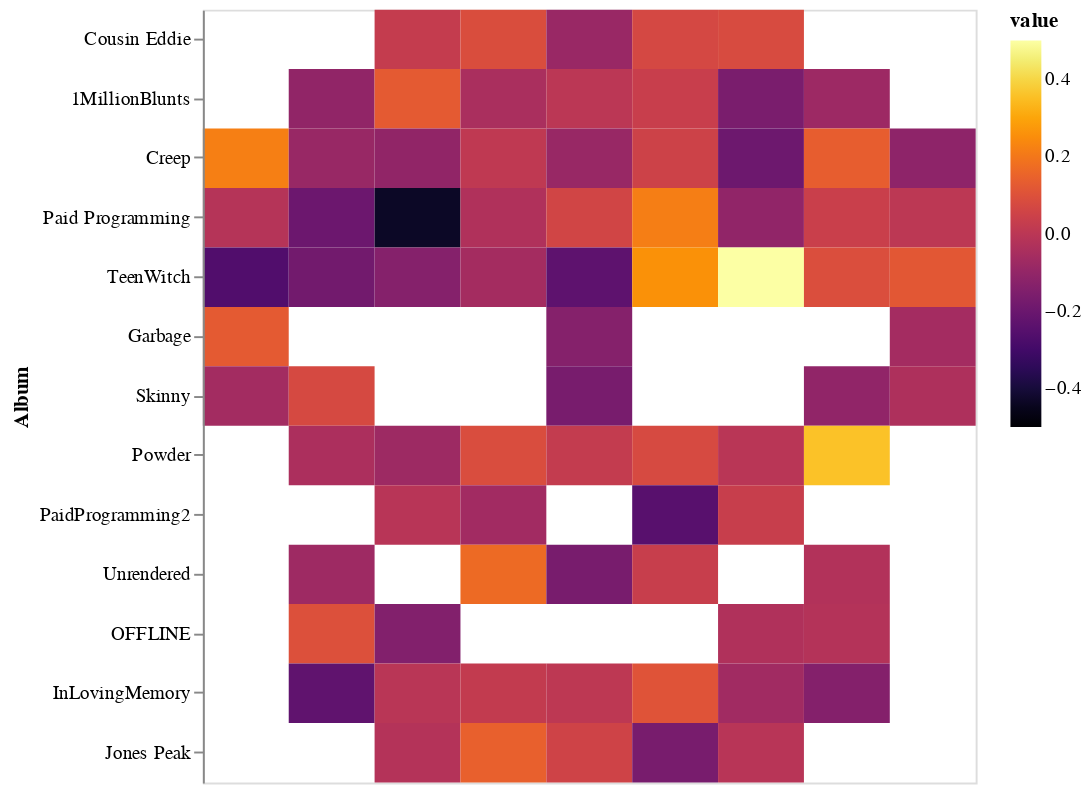

Notebook cell for this chart:
### Markdown cell above
## Heat map Below Sentiment Polarity Skull format
Tool tip is included but only works in html format so please use html link if you want to fully interact with the visualization

Output may look slightly different depending on your coding compiler

sentiment polarity goes -1,1(-1 most negative lyrics, 1 positive lyrics

The bottom of this ipynb file has more color schemes

### Code cell
data = pd.read_csv('Polarity Dataset - Sheet1.csv')
# read in new csv file 
# Heat map skull pattern creation 
heatmap = alt.Chart(data).mark_rect().encode(
    x=alt.X('number:O', title=None,axis=None),  # remove title and axis for cleaner look
    y=alt.Y('album :N', title='Album', sort=None), # set sorting to none, very necessary for skull pattern, for some reason without it, it sorts randomly
    color=alt.Color('value:Q', scale=alt.Scale(domain=[-.5, .5], scheme='inferno')),# set color and create a value scale for a better look
    tooltip=['value:Q', 'album :N','name:N'] # interactive component
).properties(
    width=400,
    height=400
)
heatmap

### Figure 1 — Vega-Lite specification as saved in the notebook (floating-point values rounded to 4 significant figures)
{"config": {"view": {"continuousWidth": 400, "continuousHeight": 300}}, "data": {"name": "data-918b4e89a0fbdafdcbdd4300380f4cc7"}, "mark": "rect", "encoding": {"color": {"field": "value", "scale": {"domain": [-0.5, 0.5], "scheme": "inferno"}, "type": "quantitative"}, "tooltip": [{"field": "value", "type": "quantitative"}, {"field": "album ", "type": "nominal"}, {"field": "name", "type": "nominal"}], "x": {"axis": null, "field": "number", "title": null, "type": "ordinal"}, "y": {"field": "album ", "sort": null, "title": "Album", "type": "nominal"}}, "height": 400, "width": 400, "$schema": "https://vega.github.io/schema/vega-lite/v4.17.0.json", "datasets": {"data-918b4e89a0fbdafdcbdd4300380f4cc7": [{"album ": "Cousin Eddie", "name": null, "value": null, "number": 0}, {"album ": "Cousin Eddie", "name": null, "value": null, "number": 1}, {"album ": "Cousin Eddie", "name": "\"Zig Zags And Louie Tags\"", "value": 0.02604, "number": 2}, {"album ": "Cousin Eddie", "name": "Weekend", "value": 0.08873, "number": 3}, {"album ": "Cousin Eddie", "name": "Mighty Joe Young", "value": -0.08626, "number": 4}, {"album ": "Cousin Eddie", "name": "Excuse Me", "value": 0.07147, "number": 5}, {"album ": "Cousin Eddie", "name": "Work", "value": 0.08167, "number": 6}, {"album ": "Cousin Eddie", "name": null, "value": null, "number": 7}, {"album ": "Cousin Eddie", "name": null, "value": null, "number": 8}, {"album ": "1MillionBlunts", "name": null, "value": null, "number": 0}, {"album ": "1MillionBlunts", "name": "MasterBedroom", "value": -0.104, "number": 1}, {"album ": "1MillionBlunts", "name": "MarbleFloors", "value": 0.1267, "number": 2}, {"album ": "1MillionBlunts", "name": "BluntsInTheGraveyard", "value": -0.04269, "number": 3}, {"album ": "1MillionBlunts", "name": "BabyBlueVeleour", "value": 0.0007937, "number": 4}, {"album ": "1MillionBlunts", "name": "SilkSheets", "value": 0.03492, "number": 5}, {"album ": "1MillionBlunts", "name": "TheLivingForest", "value": -0.1629, "number": 6}, {"album ": "1MillionBlunts", "name": "Phantom", "value": -0.07731, "number": 7}, {"album ": "1MillionBlunts", "name": null, "value": null, "number": 8}, {"album ": "Creep", "name": "Gold Chevrolet", "value": 0.2197, "number": 0}, {"album ": "Creep", "name": "White Noise", "value": -0.0881, "number": 1}, {"album ": "Creep", "name": "Windows 95", "value": -0.1039, "number": 2}, {"album ": "Creep", "name": "Dead Girl", "value": 0.01136, "number": 3}, {"album ": "Creep", "name": "Pixelated Tears", "value": -0.08811, "number": 4}, {"album ": "Creep", "name": "Penthouse", "value": 0.04938, "number": 5}, {"album ": "Creep", "name": "Dracula", "value": -0.1949, "number": 6}, {"album ": "Creep", "name": "Floppy Disc", "value": 0.137, "number": 7}, {"album ": "Creep", "name": "Marble  ", "value": -0.1133, "number": 8}, {"album ": "Paid Programming", "name": "Jonathan Taylor Thomas", "value": -0.01422, "number": 0}, {"album ": "Paid Programming", "name": "American Beauty", "value": -0.1979, "number": 1}, {"album ": "Paid Programming", "name": "Skin", "value": -0.4341, "number": 2}, {"album ": "Paid Programming", "name": "Blink 187", "value": -0.02859, "number": 3}, {"album ": "Paid Programming", "name": "Teen Girl Dies At Rave", "value": 0.06078, "number": 4}, {"album ": "Paid Programming", "name": "Teenage Boy", "value": 0.2167, "number": 5}, {"album ": "Paid Programming", "name": "281-330-8004", "value": -0.1042, "number": 6}, {"album ": "Paid Programming", "name": "Severe Weather Warning", "value": 0.03802, "number": 7}, {"album ": "Paid Programming", "name": "Grandfathers Ring  ", "value": 0.002899, "number": 8}, {"album ": "TeenWitch", "name": "FearTheNobodies", "value": -0.2648, "number": 0}, {"album ": "TeenWitch", "name": "RampartRange", "value": -0.1831, "number": 1}, {"album ": "TeenWitch", "name": "WitchBoy", "value": -0.135, "number": 2}, {"album ": "TeenWitch", "name": "TheCafeteria", "value": -0.05804, "number": 3}, {"album ": "TeenWitch", "name": "Reb&Vodka", "value": -0.2304, "number": 4}, {"album ": "TeenWitch", "name": "BombsInTheLunchroom ", "value": 0.2589, "number": 5}, {"album ": "TeenWitch", "name": "Cotton", "value": 0.5, "number": 6}, {"album ": "TeenWitch", "name": "ParkingLotWitness ", "value": 0.09085, "number": 7}, {"album ": "TeenWitch", "name": "Klebold ", "value": 0.1189, "number": 8}, {"album ": "Garbage", "name": "Lay Me In The River", "value": 0.1273, "number": 0}, {"album ": "Garbage", "name": null, "value": null, "number": 1}, {"album ": "Garbage", "name": null, "value": null, "number": 2}, {"album ": "Garbage", "name": null, "value": null, "number": 3}, {"album ": "Garbage", "name": "Corduroy", "value": -0.136, "number": 4}, {"album ": "Garbage", "name": null, "value": null, "number": 5}, {"album ": "Garbage", "name": null, "value": null, "number": 6}, {"album ": "Garbage", "name": null, "value": null, "number": 7}, {"album ": "Garbage", "name": "You Can Tell A Lot About A Man By The Neck Of His Shirt ", "value": -0.05927, "number": 8}, {"album ": "Skinny", "name": "HollisterJeans", "value": -0.06136, "number": 0}, {"album ": "Skinny", "name": "TheNoiseInsideMyHead", "value": 0.07639, "number": 1}, {"album ": "Skinny", "name": null, "value": null, "number": 2}, {"album ": "Skinny", "name": null, "value": null, "number": 3}, {"album ": "Skinny", "name": "WhereTheTreesMeetTheFreeway ", "value": -0.1663, "number": 4}, {"album ": "Skinny", "name": null, "value": null, "number": 5}, {"album ": "Skinny", "name": null, "value": null, "number": 6}, {"album ": "Skinny", "name": "DeadInDesignerClothes", "value": -0.1056, "number": 7}, {"album ": "Skinny", "name": "ShrimpPizza ", "value": -0.03297, "number": 8}, {"album ": "Powder", "name": null, "value": null, "number": 0}, {"album ": "Powder", "name": "The Healing Fields", "value": -0.03832, "number": 1}, {"album ": "Powder", "name": "Upon The Dying Grass", "value": -0.07523, "number": 2}, {"album ": "Powder", "name": "Hey Sorry, I Was In The Shower", "value": 0.08828, "number": 3}, {"album ": "Powder", "name": "Himalayan Salt", "value": 0.02224, "number": 4}, {"album ": "Powder", "name": "Just Another Day At The Office", "value": 0.07741, "number": 5}, {"album ": "Powder", "name": "Here Goes Nothing", "value": -0.005499, "number": 6}, {"album ": "Powder", "name": "Chlorella", "value": 0.3583, "number": 7}, {"album ": "Powder", "name": null, "value": null, "number": 8}, {"album ": "PaidProgramming2", "name": null, "value": null, "number": 0}, {"album ": "PaidProgramming2", "name": null, "value": null, "number": 1}, {"album ": "PaidProgramming2", "name": "Rocks", "value": -0.008399, "number": 2}, {"album ": "PaidProgramming2", "name": "Biodegradable", "value": -0.06406, "number": 3}, {"album ": "PaidProgramming2", "name": null, "value": null, "number": 4}, {"album ": "PaidProgramming2", "name": "Black Mold ", "value": -0.247, "number": 5}, {"album ": "PaidProgramming2", "name": "Maggots", "value": 0.03298, "number": 6}, {"album ": "PaidProgramming2", "name": null, "value": null, "number": 7}, {"album ": "PaidProgramming2", "name": null, "value": null, "number": 8}, {"album ": "Unrendered", "name": null, "value": null, "number": 0}, {"album ": "Unrendered", "name": "CtrlAltDelete", "value": -0.07365, "number": 1}, {"album ": "Unrendered", "name": null, "value": null, "number": 2}, {"album ": "Unrendered", "name": "SunnyDay", "value": 0.1691, "number": 3}, {"album ": "Unrendered", "name": "LifeRuiner", "value": -0.1676, "number": 4}, {"album ": "Unrendered", "name": "TheGrandestNothing", "value": 0.03462, "number": 5}, {"album ": "Unrendered", "name": null, "value": null, "number": 6}, {"album ": "Unrendered", "name": "TakingOutTheTrash", "value": -0.02286, "number": 7}, {"album ": "Unrendered", "name": null, "value": null, "number": 8}, {"album ": "OFFLINE", "name": null, "value": null, "number": 0}, {"album ": "OFFLINE", "name": "StateOfEmergency", "value": 0.09589, "number": 1}, {"album ": "OFFLINE", "name": "FatherTime", "value": -0.1418, "number": 2}, {"album ": "OFFLINE", "name": null, "value": null, "number": 3}, {"album ": "OFFLINE", "name": null, "value": null, "number": 4}, {"album ": "OFFLINE", "name": null, "value": null, "number": 5}, {"album ": "OFFLINE", "name": "ChampagneInTheGraveyard", "value": -0.02822, "number": 6}, {"album ": "OFFLINE", "name": "Kerosene", "value": -0.01863, "number": 7}, {"album ": "OFFLINE", "name": null, "value": null, "number": 8}, {"album ": "InLovingMemory", "name": null, "value": null, "number": 0}, {"album ": "InLovingMemory", "name": "RainCloudsFollowMe", "value": -0.2253, "number": 1}, {"album ": "InLovingMemory", "name": "ChatLog", "value": -0.005682, "number": 2}, {"album ": "InLovingMemory", "name": "DemolitionFreestylePt3", "value": 0.02077, "number": 3}, {"album ": "InLovingMemory", "name": "SawedOff", "value": 0.006349, "number": 4}, {"album ": "InLovingMemory", "name": "EverybodysFavoriteScumbag ", "value": 0.1062, "number": 5}, {"album ": "InLovingMemory", "name": "InLovingMemory", "value": -0.06644, "number": 6}, {"album ": "InLovingMemory", "name": "GoHardHuh", "value": -0.138, "number": 7}, {"album ": "InLovingMemory", "name": null, "value": null, "number": 8}, {"album ": "Jones Peak", "name": null, "value": null, "number": 0}, {"album ": "Jones Peak", "name": null, "value": null, "number": 1}, {"album ": "Jones Peak", "name": "YellowStone", "value": -0.0173, "number": 2}, {"album ": "Jones Peak", "name": "80sMontage", "value": 0.1424, "number": 3}, {"album ": "Jones Peak", "name": "WhereFromBro?", "value": 0.0543, "number": 4}, {"album ": "Jones Peak", "name": "Away", "value": -0.1667, "number": 5}, {"album ": "Jones Peak", "name": "SwishaHouse ", "value": -0.007392, "number": 6}, {"album ": "Jones Peak", "name": null, "value": null, "number": 7}, {"album ": "Jones Peak", "name": null, "value": null, "number": 8}]}}
